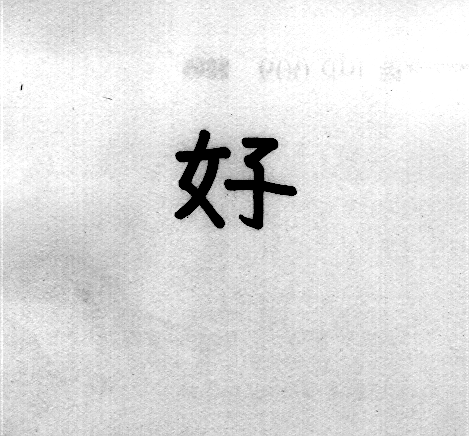
#> input picture Option2/Images/img6.bmp, 469 x 436 px
$ python Thinning.py
#> lines starting #> are read from the running program, lines starting #| are printed output that depends on the picture; after the words box and inside, x2 and y2 are one past the last pixel; in counts of white or black regions, pixels touching at a corner belong together
import numpy as np
import matplotlib.pyplot as plt
import matplotlib.image as mpimg
from PIL import Image


def threshold_LUT(t):
    LUT = []
    for i in range(t):
        LUT.append(0)
    for i in range(t, 256):
        LUT.append(255)
    return LUT


if __name__ == '__main__':
    img_name = 'img6'
    img = Image.open("Images/"+img_name+".bmp")
#> img is the input picture: PIL image 469x436 L; min 0, max 255, mean 221.4
    img_a = np.array(img)
    h = img.height
#> h = 436
    w = img.width
#> w = 469
    v = 1
    LUT_1 = threshold_LUT(v)
    for i in range(h):
        for j in range(w):
            img_a[i, j] = LUT_1[img_a[i, j]]
            if img_a[i, j] == 0:
                img_a[i, j] = 1
            else:
                img_a[i, j] = 0
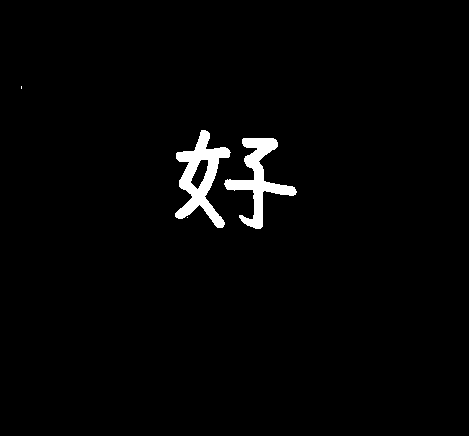
#> img_a: shape (436, 469); values 0 (black) and 1 (white), 2% white; 4 white regions (2 under 20 px), largest, box (x1, y1, x2, y2) and area: (175, 130, 231, 228) 2194, (224, 138, 297, 229) 1967

    indicator_1 = 0
    indicator_2 = 0
    height = h
#> height = 436
    width = w
#> width = 469

    while indicator_1 == 0 or indicator_2 == 0:
        # step 1
        indicator_1 = 1
        remove_r1 = []
        remove_c1 = []
        for i in range(1, height-1):
            for j in range(1, width-1):
                if img_a[i, j] == 1:
                    p1 = img_a[i, j]
                    neighbors = [img_a[i-1, j], img_a[i-1, j+1], img_a[i, j+1], img_a[i+1, j+1],
                                 img_a[i+1, j], img_a[i+1, j-1], img_a[i, j-1], img_a[i-1, j-1],
                                 img_a[i-1, j]]
                    a = 0
                    b = 0
                    satisfy = 0
                    for k in range(8):
                        if neighbors[k] == 1:
                            b = b+1
                    if 2 <= b <= 6:
                        satisfy = satisfy+1

                    for k in range(8):
                        if neighbors[k] == 0 and neighbors[k+1] == 1:
                            a = a+1
                    if a == 1:
                        satisfy = satisfy+1

                    if neighbors[0] == 0 or neighbors[2] == 0 or neighbors[4] == 0:
                        satisfy = satisfy+1
                    if neighbors[2] == 0 or neighbors[4] == 0 or neighbors[6] == 0:
                        satisfy = satisfy+1

                    if satisfy == 4:
                        remove_r1.append(i)
                        remove_c1.append(j)
                        indicator_1 = 0
        if indicator_1 == 0:
            for i in range(len(remove_c1)):
                img_a[remove_r1[i], remove_c1[i]] = 0

        # step 2
        indicator_2 = 1
        remove_r2 = []
        remove_c2 = []
        for i in range(1, height-1):
            for j in range(1, width-1):
                if img_a[i, j] == 1:
                    p1 = img_a[i, j]
                    neighbors = [img_a[i-1, j], img_a[i-1, j+1], img_a[i, j+1], img_a[i+1, j+1],
                                 img_a[i+1, j], img_a[i+1, j-1], img_a[i, j-1], img_a[i-1, j-1],
                                 img_a[i-1, j]]
                    a = 0
                    b = 0
                    satisfy = 0
                    for k in range(8):
                        if neighbors[k] == 1:
                            b = b+1
                    if 2 <= b <= 6:
                        satisfy = satisfy+1
                    for k in range(8):
                        if neighbors[k] == 0 and neighbors[k+1] == 1:
                            a = a+1
                    if a == 1:
                        satisfy = satisfy+1
                    if neighbors[0] == 0 or neighbors[2] == 0 or neighbors[6] == 0:
                        satisfy = satisfy+1
                    if neighbors[0] == 0 or neighbors[4] == 0 or neighbors[6] == 0:
                        satisfy = satisfy+1

                    if satisfy == 4:
                        remove_r2.append(i)
                        remove_c2.append(j)
                        indicator_2 = 0
        if indicator_2 == 0:
            for i in range(len(remove_c2)):
                img_a[remove_r2[i], remove_c2[i]] = 0
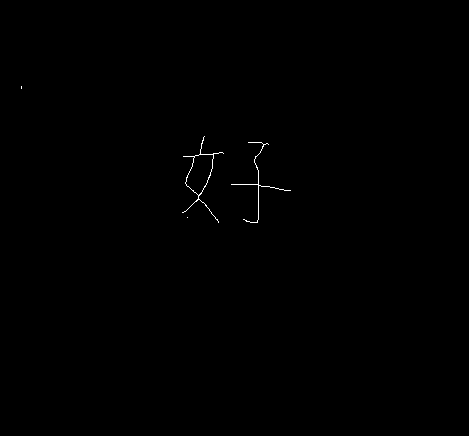
#> img_a: shape (436, 469); values 0 (black) and 1 (white), 0.19% white in thin lines or dots, all inside (x1, y1, x2, y2) = (21, 86, 291, 223)

    for i in range(h):
        for j in range(w):
            if img_a[i, j] == 0:
                img_a[i, j] = 255
            else:
                img_a[i, j] = 0
    img2 = Image.fromarray(np.uint8(img_a))
    img2.show()
    img2.save(img_name + '_thinning' + '.png', "png")
